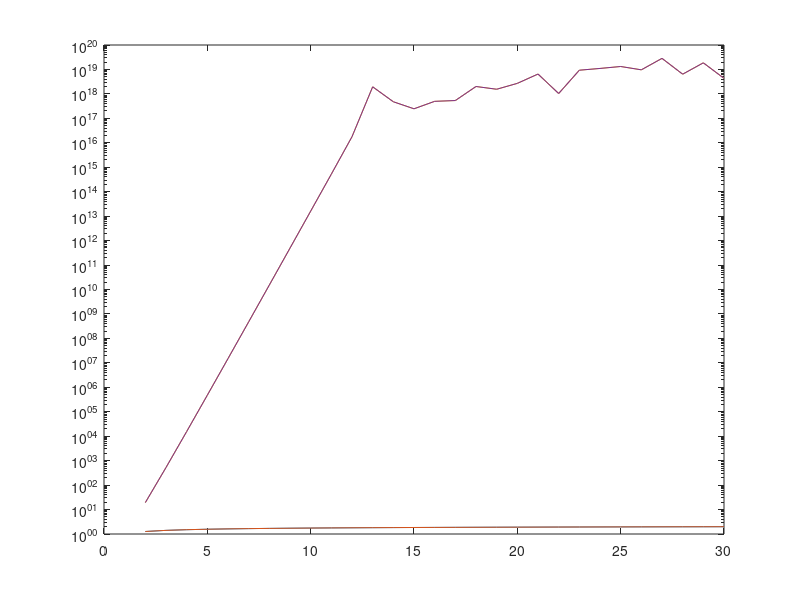

This figure's MATLAB source:
function ass()
norm_1_vector = [];
norm_2_vector = [];
cond_1_vector = [];
cond_2_vector = [];

for i = 2:30
    H = hilb(i);
    norm_1 = norm(H);
    norm_1_vector = [norm_1_vector;norm_1];
    norm_2 = norm(H,2);
    norm_2_vector = [norm_2_vector;norm_2];
    cond_1 = cond(H);
    cond_1_vector = [cond_1_vector;cond_1];
    cond_2 = cond(H,2);
    cond_2_vector = [cond_2_vector;cond_2];
   
end
i = 2:1:30;
semilogy(i,norm_1_vector,i,norm_2_vector,i,cond_1_vector,i,cond_2_vector);

end